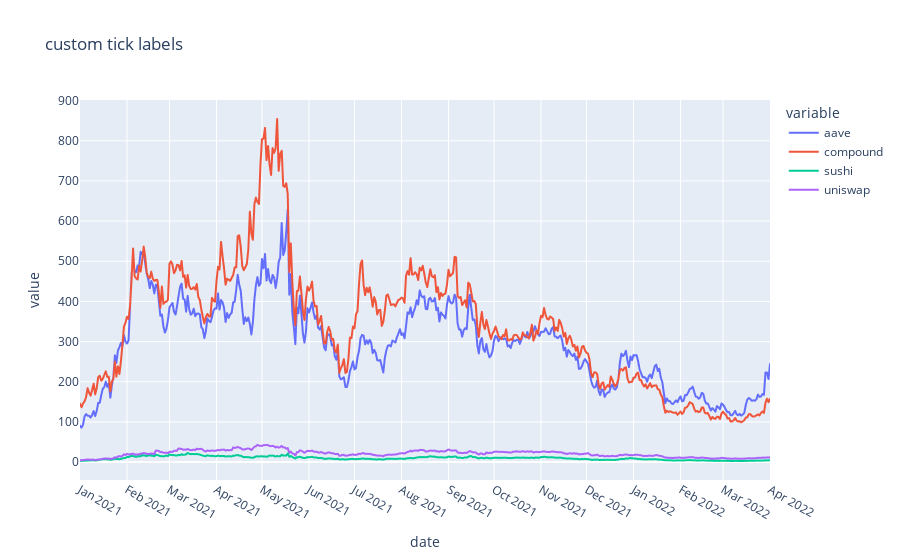

Here is the notebook cell this chart was saved with:
### Code cell
import plotly.express as px
fig = px.line(df, x="date", y=df.columns,
            #   hover_data={"date": "|%B %d, %Y"},
              title='custom tick labels')

fig.update_xaxes(
    dtick="M1")
    # tickformat="%b\n%Y")
fig.show()

### Figure 1 — Plotly figure (JSON) as saved in the notebook; plotly's stock layout.template omitted (floating-point values rounded to 4 significant figures; data arrays with more than 128 entries replaced by an {"elided": "..."} marker saying what was removed)
{"data": [{"hovertemplate": "variable=aave<br>date=%{x}<br>value=%{y}<extra></extra>", "legendgroup": "aave", "line": {"color": "#636efa", "dash": "solid"}, "mode": "lines", "name": "aave", "showlegend": true, "type": "scattergl", "x": {"elided": "456 str values"}, "xaxis": "x", "y": {"elided": "456 float values"}, "yaxis": "y"}, {"hovertemplate": "variable=compound<br>date=%{x}<br>value=%{y}<extra></extra>", "legendgroup": "compound", "line": {"color": "#EF553B", "dash": "solid"}, "mode": "lines", "name": "compound", "showlegend": true, "type": "scattergl", "x": {"elided": "456 str values"}, "xaxis": "x", "y": {"elided": "456 float values"}, "yaxis": "y"}, {"hovertemplate": "variable=sushi<br>date=%{x}<br>value=%{y}<extra></extra>", "legendgroup": "sushi", "line": {"color": "#00cc96", "dash": "solid"}, "mode": "lines", "name": "sushi", "showlegend": true, "type": "scattergl", "x": {"elided": "456 str values"}, "xaxis": "x", "y": {"elided": "456 float values"}, "yaxis": "y"}, {"hovertemplate": "variable=uniswap<br>date=%{x}<br>value=%{y}<extra></extra>", "legendgroup": "uniswap", "line": {"color": "#ab63fa", "dash": "solid"}, "mode": "lines", "name": "uniswap", "showlegend": true, "type": "scattergl", "x": {"elided": "456 str values"}, "xaxis": "x", "y": {"elided": "456 float values"}, "yaxis": "y"}], "layout": {"legend": {"title": {"text": "variable"}, "tracegroupgap": 0}, "title": {"text": "custom tick labels"}, "xaxis": {"anchor": "y", "domain": [0, 1], "dtick": "M1", "title": {"text": "date"}}, "yaxis": {"anchor": "x", "domain": [0, 1], "title": {"text": "value"}}}}
